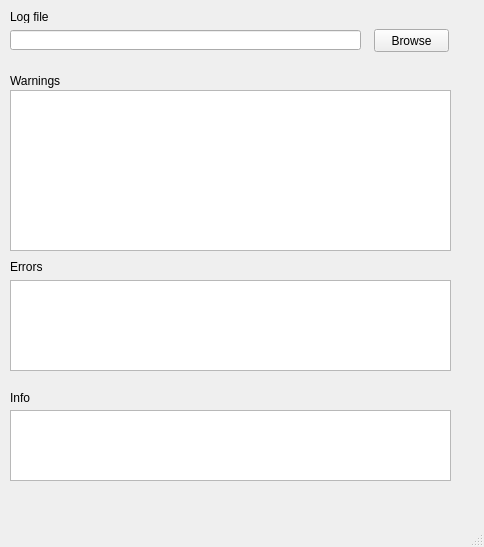
<?xml version="1.0" encoding="UTF-8"?>
<ui version="4.0">
 <class>mainwindow</class>
 <widget class="QMainWindow" name="mainwindow">
  <property name="geometry">
   <rect>
    <x>0</x>
    <y>0</y>
    <width>484</width>
    <height>547</height>
   </rect>
  </property>
  <property name="windowTitle">
   <string>Render Log Analysis</string>
  </property>
  <widget class="QWidget" name="centralwidget">
   <widget class="QLineEdit" name="filepath">
    <property name="geometry">
     <rect>
      <x>10</x>
      <y>30</y>
      <width>351</width>
      <height>20</height>
     </rect>
    </property>
   </widget>
   <widget class="QPushButton" name="browsebutton">
    <property name="geometry">
     <rect>
      <x>374</x>
      <y>29</y>
      <width>75</width>
      <height>23</height>
     </rect>
    </property>
    <property name="text">
     <string>Browse</string>
    </property>
   </widget>
   <widget class="QLabel" name="warninglabel">
    <property name="geometry">
     <rect>
      <x>10</x>
      <y>70</y>
      <width>61</width>
      <height>21</height>
     </rect>
    </property>
    <property name="text">
     <string>Warnings</string>
    </property>
   </widget>
   <widget class="QPlainTextEdit" name="warningbox">
    <property name="geometry">
     <rect>
      <x>10</x>
      <y>90</y>
      <width>441</width>
      <height>161</height>
     </rect>
    </property>
   </widget>
   <widget class="QPlainTextEdit" name="errorbox">
    <property name="geometry">
     <rect>
      <x>10</x>
      <y>280</y>
      <width>441</width>
      <height>91</height>
     </rect>
    </property>
   </widget>
   <widget class="QPlainTextEdit" name="infobox">
    <property name="geometry">
     <rect>
      <x>10</x>
      <y>410</y>
      <width>441</width>
      <height>71</height>
     </rect>
    </property>
   </widget>
   <widget class="QLabel" name="label">
    <property name="geometry">
     <rect>
      <x>10</x>
      <y>260</y>
      <width>47</width>
      <height>13</height>
     </rect>
    </property>
    <property name="text">
     <string>Errors</string>
    </property>
   </widget>
   <widget class="QLabel" name="infolabel">
    <property name="geometry">
     <rect>
      <x>10</x>
      <y>390</y>
      <width>161</width>
      <height>16</height>
     </rect>
    </property>
    <property name="text">
     <string>Info</string>
    </property>
   </widget>
   <widget class="QLabel" name="logfilelabel">
    <property name="geometry">
     <rect>
      <x>10</x>
      <y>10</y>
      <width>47</width>
      <height>13</height>
     </rect>
    </property>
    <property name="text">
     <string>Log file</string>
    </property>
   </widget>
  </widget>
  <widget class="QStatusBar" name="statusbar"/>
 </widget>
 <resources/>
 <connections/>
</ui>
